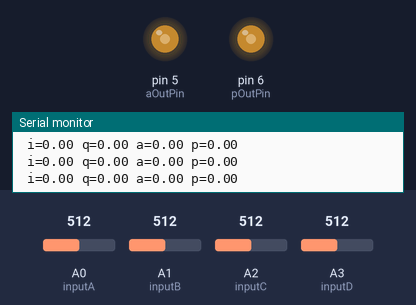
Simulated run of this sketch. Board: Arduino Uno, built with avr-gcc and run on an emulated ATmega328P. Parts: output pins drawn as LEDs (lit = HIGH), the last lines printed to the serial monitor. The test bench sets the inputs (shaded band); at power-on: A1 (inputB) = 512, A0 (inputA) = 512, A2 (inputC) = 512, A3 (inputD) = 512. Pins used as bus, display or sensor lines are not drawn.

Above: at 1.2 s.
1.3 s: A1 (inputB) set to 716
At 2.5 s:
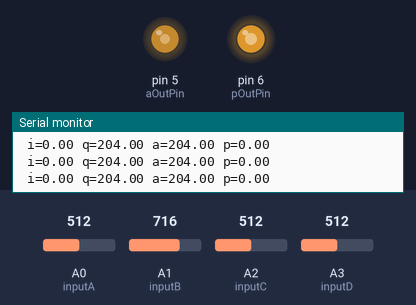
2.8 s: A0 (inputA) set to 716
At 3.8 s:
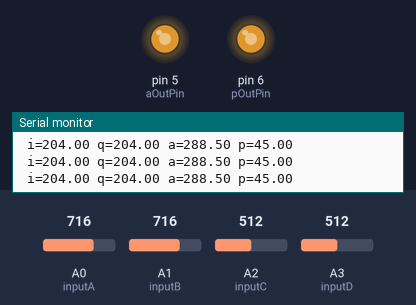
4.3 s: A2 (inputC) set to 306
At 5.0 s:
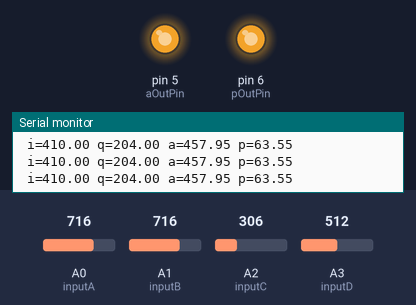
5.8 s: A0 (inputA) set to 806
At 6.3 s:
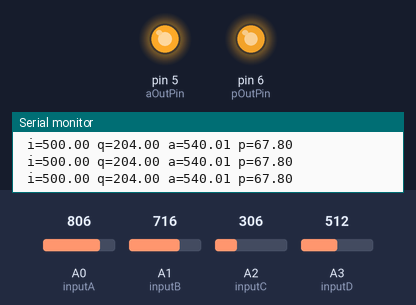
7.3 s: A0 (inputA) set to 822
At 7.7 s:
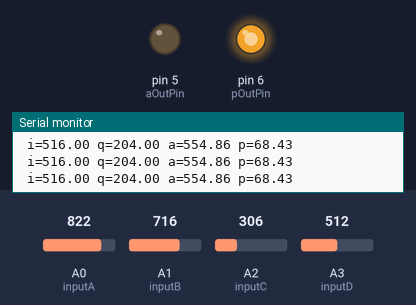
8.8 s: A1 (inputB) set to 306
At 10.1 s:
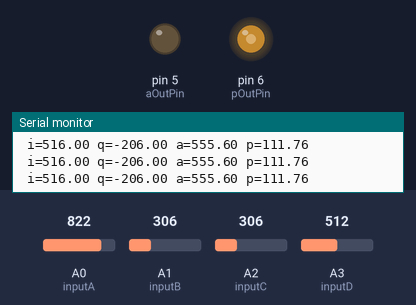
Timing chart, 0 to 11.3 s (numbered marks = the images above; inputs shaded):
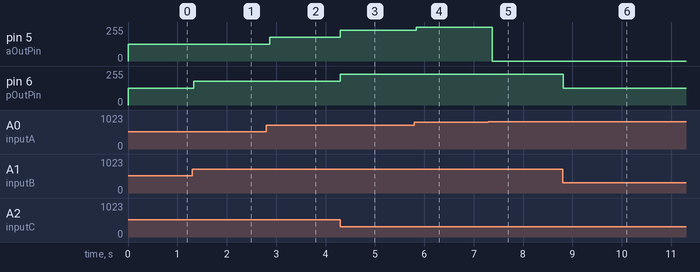

Measured:
- the behaviour switches between 821 and 822 on A0 (inputA) (found by bisection; images 4 and 5)
- after the input at 1.3 s, pin 6 (pOutPin): 127/255 → 178/255 at once
- after the input at 2.8 s, pin 5 (aOutPin): 127/255 → 178/255 after 0.07 s
- after the input at 4.3 s, pin 5 (aOutPin), pin 6 (pOutPin): 178/255 → 229/255 at once
- after the input at 5.8 s, pin 5 (aOutPin): 229/255 → 252/255 at once
- after the input at 7.3 s, pin 5 (aOutPin): 252/255 → 0/255 after 0.08 s
- after the input at 8.8 s, pin 6 (pOutPin): 229/255 → 127/255 at once

The sketch:

SDR_Modem_v1.pde
```cpp
#define CRLF "\r\n"


const int inputA = A0;
const int inputB = A1;
const int inputC = A2;
const int inputD = A3;

const int aOutPin = 5;
const int pOutPin = 6;

const int lOutPin = 2;

void setup()
{
  Serial.begin(19200);
  pinMode(lOutPin, OUTPUT);
}

void loop()
{
  int s1,s2,s3,s4;
  float i,q;
  float a,p;
  int amp,phase;

  digitalWrite(lOutPin, HIGH);
  s1 = analogRead(inputA);
  s2 = analogRead(inputB);
  s3 = analogRead(inputC);
  s4 = analogRead(inputD);
  digitalWrite(lOutPin, LOW);

  i = s1-s3;
  q = s2-s4;

  a = sqrt( i*i + q*q );
  p=0.0;
  if ( a > 0.0 ) {
      float x;
      x = i * 100.0 / a;
      p = atan2(i,q)*180/PI;
  }


  Serial.print(" i=" ); Serial.print(i);
  Serial.print(" q=" ); Serial.print(q);
  Serial.print(" a=" ); Serial.print(a);
  Serial.print(" p=" ); Serial.print(p);
  Serial.print(CRLF);

  amp = map(512+s1-s3, 0, 1023, 0, 255);
  phase = map(512+s2-s3, 0, 1023, 0, 255);

  analogWrite(aOutPin, amp);
  analogWrite(pOutPin, phase);

  delay(100);
}
```
